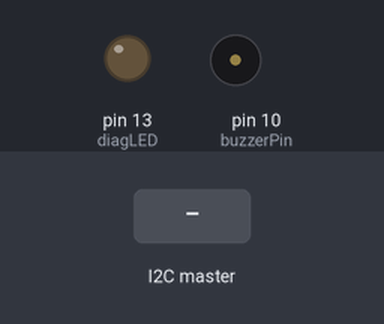
The sketch below on a simulated Arduino Uno, built with avr-gcc and run on an emulated ATmega328P. Parts: output pins drawn as LEDs (lit = HIGH), buzzer (waves = sounding). The inputs (shaded band) are chosen by the test bench.

Above: at 1.2 s.
1.3 s: the I2C master sends the byte 1
At 1.7 s:
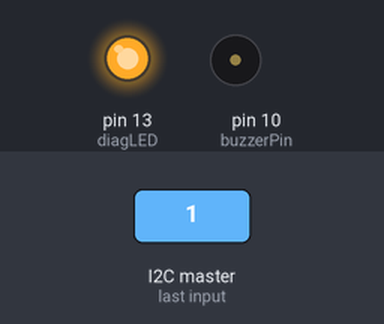
3.3 s: the I2C master sends the byte 2
At 5.0 s:
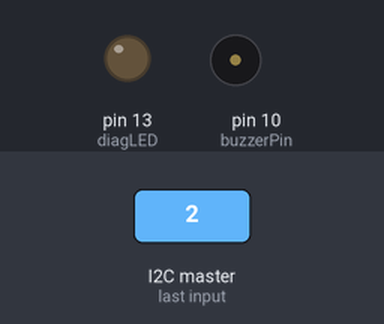
Timing chart, 0 to 6.5 s (numbered marks = the images above; inputs shaded):
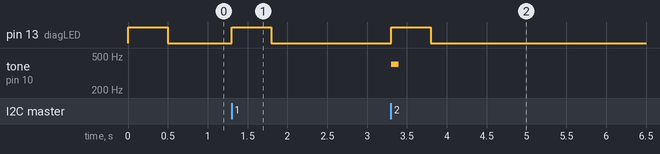

Measured:
- after the input at 1.3 s, pin 13 (diagLED): LOW → HIGH at once, → LOW 0.50 s later
- after the input at 3.3 s, pin 13 (diagLED): LOW → HIGH at once, → LOW 0.50 s later; tone on pin 10 (buzzerPin): silent → 400 Hz at once, → silent 0.10 s later

The sketch:

slave_diagnostic.ino
```cpp
// CHAMEERA K.H.D
// 220080N
// Slave Arduino – Buzzer + Diagnostic LED

#include <Wire.h>

const int buzzerPin = 10;
const int diagLED = 13;

unsigned long lastHeartbeatTime = 0;
const unsigned long heartbeatTimeout = 500;

void setup() {
  pinMode(buzzerPin, OUTPUT);
  pinMode(diagLED, OUTPUT);
  digitalWrite(diagLED, LOW); // LED off initially

  Wire.begin(8);              // I2C address 8
  Wire.onReceive(receiveEvent);
}

void loop() {
  unsigned long currentTime = millis();

  // Check heartbeat timeout
  if (currentTime - lastHeartbeatTime > heartbeatTimeout) {
    digitalWrite(diagLED, LOW);  // Turn off LED
    noTone(buzzerPin);           // Stop buzzer
  } else {
    digitalWrite(diagLED, HIGH); // Communication is active
  }
}

void receiveEvent(int howMany) {
  while (Wire.available()) {
    int command = Wire.read();

    if (command >= 1 && command <= 8) {
      int frequency = 200 + (command * 100); // 300Hz to 1000Hz
      tone(buzzerPin, frequency, 100);       // Play tone for 100ms
      lastHeartbeatTime = millis();          // Reset on command
    } else if (command == 255) {
      lastHeartbeatTime = millis();          // Reset on heartbeat
    }
  }
}
```
